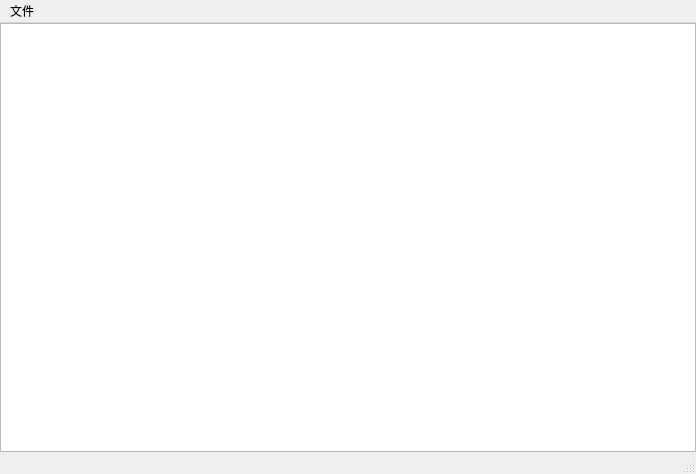
<?xml version="1.0" encoding="UTF-8"?>
<ui version="4.0">
 <class>MainWindow</class>
 <widget class="QMainWindow" name="MainWindow">
  <property name="geometry">
   <rect>
    <x>0</x>
    <y>0</y>
    <width>696</width>
    <height>474</height>
   </rect>
  </property>
  <property name="windowTitle">
   <string>DebugTrace</string>
  </property>
  <widget class="QWidget" name="centralWidget">
   <layout class="QVBoxLayout" name="verticalLayout">
    <property name="spacing">
     <number>0</number>
    </property>
    <property name="leftMargin">
     <number>0</number>
    </property>
    <property name="topMargin">
     <number>0</number>
    </property>
    <property name="rightMargin">
     <number>0</number>
    </property>
    <property name="bottomMargin">
     <number>0</number>
    </property>
    <item>
     <widget class="QTextBrowser" name="textBrowser"/>
    </item>
   </layout>
  </widget>
  <widget class="QMenuBar" name="menuBar">
   <property name="geometry">
    <rect>
     <x>0</x>
     <y>0</y>
     <width>696</width>
     <height>23</height>
    </rect>
   </property>
   <widget class="QMenu" name="menu">
    <property name="title">
     <string>文件</string>
    </property>
    <addaction name="actionopen"/>
    <addaction name="actionsave"/>
    <addaction name="actionclear"/>
   </widget>
   <addaction name="menu"/>
  </widget>
  <widget class="QStatusBar" name="statusBar"/>
  <action name="actionopen">
   <property name="text">
    <string>open</string>
   </property>
  </action>
  <action name="actionclear">
   <property name="text">
    <string>clear</string>
   </property>
  </action>
  <action name="actionsave">
   <property name="text">
    <string>save</string>
   </property>
  </action>
 </widget>
 <layoutdefault spacing="6" margin="11"/>
 <resources/>
 <connections/>
</ui>
